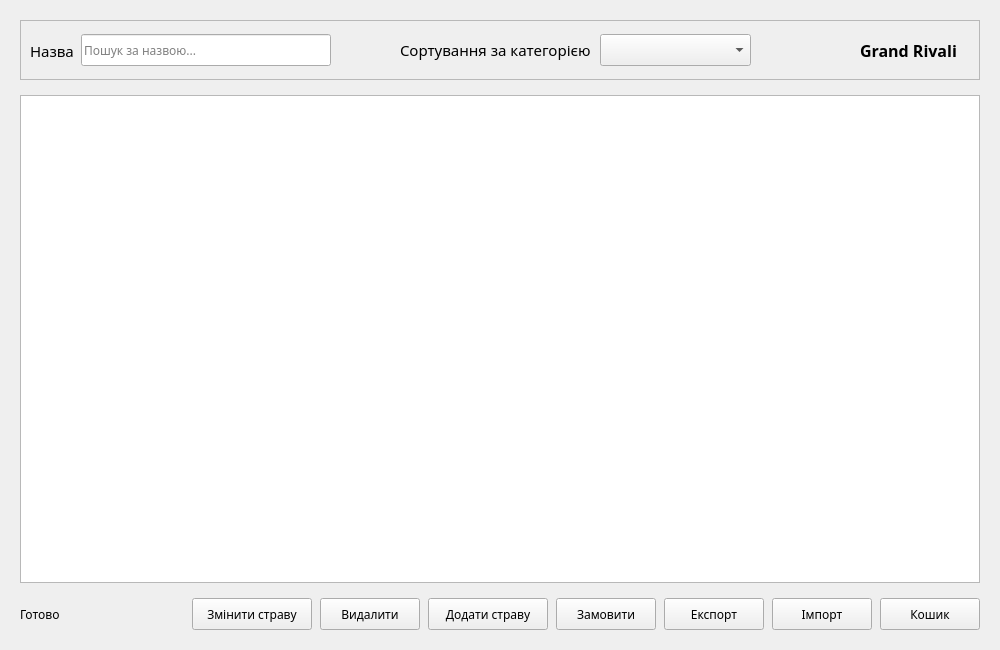
<?xml version="1.0" encoding="UTF-8"?>
<ui version="4.0">
 <class>MenuForm</class>
 <widget class="QWidget" name="MenuForm">
  <property name="geometry">
   <rect>
    <x>0</x>
    <y>0</y>
    <width>1000</width>
    <height>650</height>
   </rect>
  </property>
  <property name="windowTitle">
   <string>MenuForm</string>
  </property>
  <layout class="QVBoxLayout" name="verticalLayout">
   <property name="spacing">
    <number>15</number>
   </property>
   <property name="leftMargin">
    <number>20</number>
   </property>
   <property name="topMargin">
    <number>20</number>
   </property>
   <property name="rightMargin">
    <number>20</number>
   </property>
   <property name="bottomMargin">
    <number>20</number>
   </property>
   <item>
    <widget class="QFrame" name="frame">
     <property name="minimumSize">
      <size>
       <width>0</width>
       <height>60</height>
      </size>
     </property>
     <property name="maximumSize">
      <size>
       <width>16777215</width>
       <height>60</height>
      </size>
     </property>
     <property name="frameShape">
      <enum>QFrame::Shape::StyledPanel</enum>
     </property>
     <property name="frameShadow">
      <enum>QFrame::Shadow::Raised</enum>
     </property>
     <widget class="QLabel" name="nameLabel">
      <property name="geometry">
       <rect>
        <x>10</x>
        <y>20</y>
        <width>51</width>
        <height>21</height>
       </rect>
      </property>
      <property name="font">
       <font>
        <family>Book Antiqua</family>
        <pointsize>11</pointsize>
        <bold>false</bold>
       </font>
      </property>
      <property name="text">
       <string>Назва</string>
      </property>
     </widget>
     <widget class="QLineEdit" name="searchEdit">
      <property name="geometry">
       <rect>
        <x>61</x>
        <y>14</y>
        <width>250</width>
        <height>32</height>
       </rect>
      </property>
      <property name="minimumSize">
       <size>
        <width>250</width>
        <height>32</height>
       </size>
      </property>
      <property name="font">
       <font>
        <family>Book Antiqua</family>
       </font>
      </property>
      <property name="placeholderText">
       <string>Пошук за назвою...</string>
      </property>
     </widget>
     <widget class="QLabel" name="label">
      <property name="geometry">
       <rect>
        <x>840</x>
        <y>10</y>
        <width>111</width>
        <height>41</height>
       </rect>
      </property>
      <property name="font">
       <font>
        <family>Book Antiqua</family>
        <pointsize>12</pointsize>
        <bold>true</bold>
       </font>
      </property>
      <property name="text">
       <string>Grand Rivali</string>
      </property>
     </widget>
     <widget class="QComboBox" name="sortCategoryComboBox">
      <property name="geometry">
       <rect>
        <x>580</x>
        <y>14</y>
        <width>151</width>
        <height>32</height>
       </rect>
      </property>
     </widget>
     <widget class="QLabel" name="labelCategory">
      <property name="geometry">
       <rect>
        <x>380</x>
        <y>14</y>
        <width>191</width>
        <height>31</height>
       </rect>
      </property>
      <property name="font">
       <font>
        <family>Book Antiqua</family>
        <pointsize>11</pointsize>
       </font>
      </property>
      <property name="text">
       <string>Сортування за категорією</string>
      </property>
     </widget>
    </widget>
   </item>
   <item>
    <widget class="QTableWidget" name="tableWidget">
     <property name="editTriggers">
      <set>QAbstractItemView::EditTrigger::NoEditTriggers</set>
     </property>
     <property name="alternatingRowColors">
      <bool>true</bool>
     </property>
     <property name="selectionBehavior">
      <enum>QAbstractItemView::SelectionBehavior::SelectRows</enum>
     </property>
    </widget>
   </item>
   <item>
    <layout class="QHBoxLayout" name="bottomLayout">
     <property name="spacing">
      <number>8</number>
     </property>
     <item>
      <widget class="QLabel" name="labelStatus">
       <property name="minimumSize">
        <size>
         <width>120</width>
         <height>32</height>
        </size>
       </property>
       <property name="font">
        <font>
         <family>Book Antiqua</family>
        </font>
       </property>
       <property name="text">
        <string>Готово</string>
       </property>
      </widget>
     </item>
     <item>
      <spacer name="bottomSpacer">
       <property name="orientation">
        <enum>Qt::Orientation::Horizontal</enum>
       </property>
       <property name="sizeHint" stdset="0">
        <size>
         <width>40</width>
         <height>20</height>
        </size>
       </property>
      </spacer>
     </item>
     <item>
      <widget class="QPushButton" name="pushButtonEdit">
       <property name="minimumSize">
        <size>
         <width>120</width>
         <height>32</height>
        </size>
       </property>
       <property name="font">
        <font>
         <family>Book Antiqua</family>
        </font>
       </property>
       <property name="text">
        <string>Змінити страву</string>
       </property>
      </widget>
     </item>
     <item>
      <widget class="QPushButton" name="pushButtonDelete">
       <property name="minimumSize">
        <size>
         <width>100</width>
         <height>32</height>
        </size>
       </property>
       <property name="font">
        <font>
         <family>Book Antiqua</family>
        </font>
       </property>
       <property name="text">
        <string>Видалити</string>
       </property>
      </widget>
     </item>
     <item>
      <widget class="QPushButton" name="pushButtonAdd">
       <property name="minimumSize">
        <size>
         <width>120</width>
         <height>32</height>
        </size>
       </property>
       <property name="font">
        <font>
         <family>Book Antiqua</family>
        </font>
       </property>
       <property name="text">
        <string>Додати страву</string>
       </property>
      </widget>
     </item>
     <item>
      <widget class="QPushButton" name="pushButtonOrder">
       <property name="minimumSize">
        <size>
         <width>100</width>
         <height>32</height>
        </size>
       </property>
       <property name="font">
        <font>
         <family>Book Antiqua</family>
        </font>
       </property>
       <property name="text">
        <string>Замовити</string>
       </property>
      </widget>
     </item>
     <item>
      <widget class="QPushButton" name="pushButtonExport">
       <property name="minimumSize">
        <size>
         <width>100</width>
         <height>32</height>
        </size>
       </property>
       <property name="font">
        <font>
         <family>Book Antiqua</family>
        </font>
       </property>
       <property name="text">
        <string>Експорт</string>
       </property>
      </widget>
     </item>
     <item>
      <widget class="QPushButton" name="pushButtonImport">
       <property name="minimumSize">
        <size>
         <width>100</width>
         <height>32</height>
        </size>
       </property>
       <property name="font">
        <font>
         <family>Book Antiqua</family>
        </font>
       </property>
       <property name="text">
        <string>Імпорт</string>
       </property>
      </widget>
     </item>
     <item>
      <widget class="QPushButton" name="pushButtonCart">
       <property name="minimumSize">
        <size>
         <width>100</width>
         <height>32</height>
        </size>
       </property>
       <property name="font">
        <font>
         <family>Book Antiqua</family>
        </font>
       </property>
       <property name="text">
        <string>Кошик</string>
       </property>
      </widget>
     </item>
    </layout>
   </item>
  </layout>
 </widget>
 <resources/>
 <connections/>
</ui>
